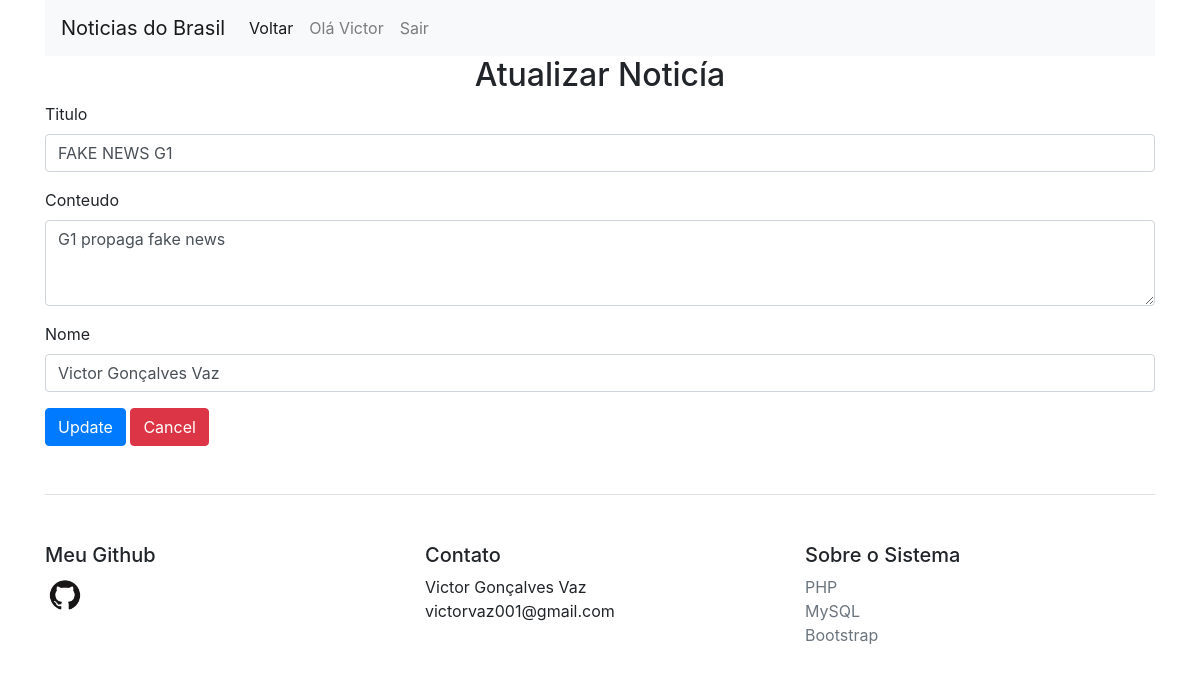
The app's page /updateNoticia.php?id=1 (signed in) with its own data.
### tables this page shows
CREATE TABLE noticias
(
	id int primary key auto_increment,
	titulo_materia varchar(150),
	conteudo_materia varchar(2000),
	nome_pessoa varchar(50),
	data_materia DATETIME
);

### updateNoticia.php (the view, shortened to what this page needs)
<?php
require 'config.php';
if(isset($_SESSION["id"]) && !empty($_SESSION["id"])){
	$nome = $_SESSION["nome"];
} else {
	header("Location: login.php");
}
?>
<?php
if(isset($_GET["id"]) && !empty($_GET["id"])){
	$id = addslashes($_GET["id"]);
	$sql = "SELECT * FROM noticias WHERE id = $id";
	$sql = $pdo->query($sql);
	if($sql->rowCount() > 0){
		$noticia = $sql->fetch();
	} else {
		header("Location: adminPage.php");
	}
}
?>
<!DOCTYPE html>
<html>
<head>
	<link rel="stylesheet" href="https://stackpath.bootstrapcdn.com/bootstrap/4.5.2/css/bootstrap.min.css">
</head>
<body>
	<div class="container">
		<nav class="navbar navbar-expand-lg navbar-light bg-light">
			<a class="navbar-brand" href="addNoticia.php">Noticias do Brasil</a>
			<div class="collapse navbar-collapse" id="navbarNavAltMarkup">
				<div class="navbar-nav">
					<a class="nav-link active" href="index.php">Voltar <span class="sr-only">(current)</span></a>
					<a class="nav-link" href="addNoticia.php"><?php echo "Olá ".$nome?></a>
					<a class="nav-link" href="logout.php" onclick="return confirm('Deseja ecerrar sessão?')">Sair</a>
				</div>
			</div>
		</nav>
		<h2 style="text-align: center;">Atualizar Noticía</h2>
		<form method="POST">
			<div class="form-group">
				<label for="titulo">Titulo</label>
				<input type="text" class="form-control" name="titulo" required
				value="<?php echo $noticia["titulo_materia"]; ?>"/>
			</div>
			<div class="form-group">
				<label for="conteudo">Conteudo</label>
				<textarea class="form-control" rows="3" name="conteudo" required/><?php echo $noticia["conteudo_materia"]; ?></textarea>
			</div>
			<div class="form-group">
				<label for="nome">Nome</label>
				<input type="text" class="form-control" name="nome" required
				value="<?php echo $noticia["nome_pessoa"]; ?>"/>
			</div>
			<button type="submit" class="btn btn-primary">Update</button>
			<a type="submit" class="btn btn-danger" href="adminPage.php"
			onclick="return confirm('Confirmar o cancelamento?');">Cancel</a>
		</form>
		<footer class="pt-4 my-md-5 pt-md-5 border-top">
			<div class="row">
				<div class="col-6 col-md">
					<h5>Meu Github</h5>
					<a href="https://github.com/victorvaz001/ProjetosPHP" target="_blank"><img class="mb-2" src="GitHub-Mark.png" alt="" width="40" height="40"></a>
				</div>
				<div class="col-6 col-md">
					<h5>Contato</h5>
					<ul class="list-unstyled text-small">
						<li><p>Victor Gonçalves Vaz<br/>victorvaz001@gmail.com</p></li>
					</ul>
				</div>
				<div class="col-6 col-md">
					<h5>Sobre o Sistema</h5>
					<ul class="list-unstyled text-small">
						<li><a class="text-muted" href="https://www.php.net/" target="_blank">PHP</a></li>
						<li><a class="text-muted" href="https://www.mysql.com/" target="_blank">MySQL</a></li>
						<li><a class="text-muted" href="https://getbootstrap.com/" target="_blank">Bootstrap</a></li>
					</ul>
				</div>
			</div>
		</footer>
	</div>
</body>
</html>

### records on screen
noticias: titulo "FAKE NEWS G1", conteudo "G1 propaga fake news", nome "Victor Gonçalves Vaz"

### other values on screen
$nome "Victor"
